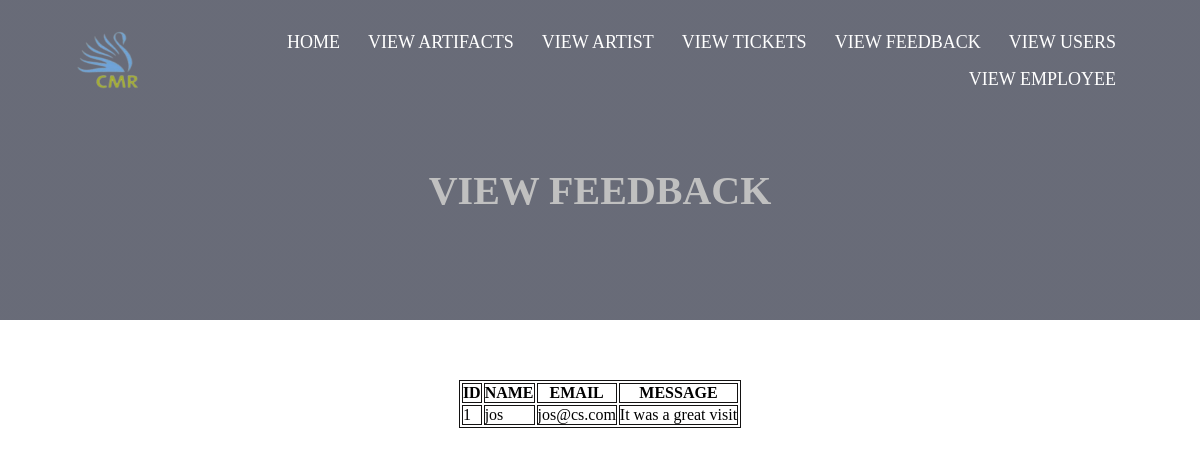
Page /viewfeed.php on the committed database.
### tables this page shows
CREATE TABLE `feedback` (
  `feed_id` int(11) NOT NULL,
  `name` varchar(255) NOT NULL,
  `email` varchar(255) NOT NULL,
  `message` varchar(255) NOT NULL
);

### viewfeed.php (the view, shortened to what this page needs)
<!DOCTYPE html>
<html lang="en">
<head>
    <link rel="stylesheet" href="css/viewaf.css">
</head>
<body>
    <section class="header">
        <div class="container">
            <nav>
                <a href="adminin.php"><img src="./images/logo.png" alt="" class="logo"></a>
                <div class="top-bar">
                    <ul>
                        <li><a class="active" href="adminin.php">HOME</a></li>
                        <li><a href="viewartifacts.php">VIEW ARTIFACTS</a></li>
                        <li><a href="viewartist.php">VIEW ARTIST</a></li>
                        <li><a href="viewtick.php">VIEW TICKETS</a></li>
                        <li><a href="viewfeed.php">VIEW FEEDBACK</a></li>
                        <li><a href="viewuser.php">VIEW USERS</a></li>
                        <li><a href="vieweemp.php">VIEW EMPLOYEE</a></li>
                    </ul>
                </div>
            </nav>
        </div>
        <div class="text-box">
                <h1>VIEW FEEDBACK</h1>
            </div>
        <div class="table">
        <center><table>
                    <thead>
                        <tr>
                            <th>ID</th>
                            <th>NAME</th>
                            <th>EMAIL</th>
                            <th>MESSAGE</th>
                        </tr>
                    </thead>
                    <tbody>
                        <?php
                        $servername = "localhost";
                        $username = "root";
                        $password = "";
                        $database = "museum";
                        $connection = new mysqli($servername,$username,$password,$database);
                        $sql = "SELECT feed_id,name,email,message FROM feedback";
                        $result=$connection->query($sql);
                        while($row = $result->fetch_assoc()){
                        echo "<tr>
                              <td>" . $row["feed_id"] . "</td>
                              <td>" . $row["name"] . "</td>
                              <td>" . $row["email"] . "</td>
                              <td>" . $row["message"] . "</td>
                        </tr>";
                        }
                        ?>
                    </tbody>
                </table></center>
            </div>
    </section>
</body>
</html>

### css/viewaf.css (style rules this page uses)
* { margin: 0; padding: 0; }
.container { width: 100%; height: 40vh; background-image: linear-gradient(rgba(4,9,30,0.6),rgba(4,9,30,0.6)); background-position: center; background-size: cover; }
nav { display:flex; padding: 2% 6%; justify-content: space-between; align-items: center; }
nav img { position: relative; height: 60px; width: 70px; }
.top-bar { flex: 1; text-align: right; }
.top-bar ul li { list-style: none; display: inline-block; padding: 8px 12px; position: relative; }
.top-bar ul li a { color: #fff; text-decoration: none; font-size: 18px; }
.active { color: black; }
.text-box { width: 90%; color: silver; position: absolute; top: 20%; left: 50%; padding-top: 5%; transform: translate(-50%,-50%); text-align: center; }
.text-box h1 { font-size: 40px; }
table,th,tr,td { border: 1px solid rgb(19, 18, 18); }
.table { padding-top: 5%; align-items: center; }

### rows in the picture
feedback: feed_id "1", name "jos", email "jos@cs.com", message "It was a great visit"
